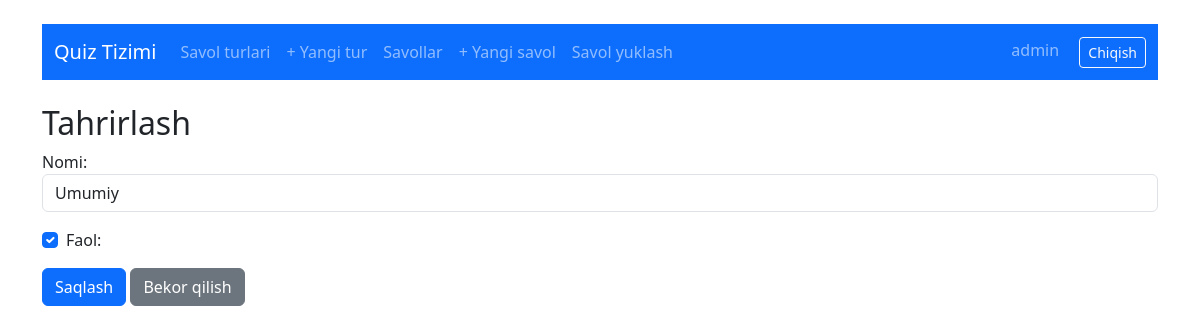
Before: /quiz/quiztypes/1/edit/ (signed in) with the older database file.
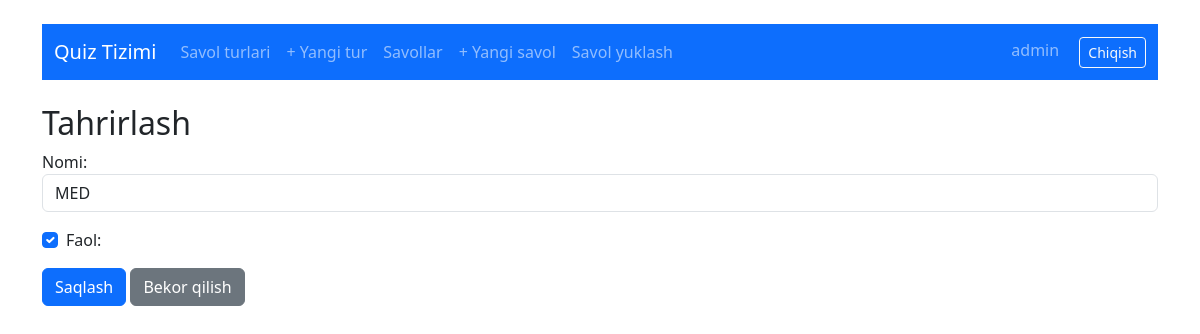
After: the same page with the newer database file.
### quiz/models.py (models this page shows, shortened)
class QuizType(models.Model):
    name = models.CharField(max_length=200)
    is_active = models.BooleanField(default=True)

### quiz/views.py (the view, shortened to what this page needs)
# urls.py: path('quiztypes/<int:pk>/edit/', views.QuizTypeUpdateView.as_view(), name='quiztype_edit'),
class QuizTypeUpdateView(SuperuserRequiredMixin, SuccessMessageMixin, UpdateView):
    model = QuizType
    form_class = QuizTypeForm
    template_name = 'quiz/quiztype_form.html'
    success_url = reverse_lazy('quiztype_list')
    success_message = "Quiz turi muvaffaqiyatli yangilandi!"

### quiz/forms.py
class QuizTypeForm(forms.ModelForm):
    class Meta:
        model = QuizType
        fields = ['name', 'is_active']
        widgets = {
            'name': forms.TextInput(attrs={'class': 'form-control', 'placeholder': 'Quiz turi nomi'}),
            'is_active': forms.CheckboxInput(attrs={'class': 'form-check-input'}),
        }
        labels = {
            'name': 'Nomi',
            'is_active': 'Faol',
        }

### quiz/views.py (called while the page is built)
    def test_func(self):
        return self.request.user.is_superuser

### quiz/templates/quiz/quiztype_form.html (shortened to what this page needs)
{% extends 'quiz/base.html' %}
{% block content %}
<h2>{% if form.instance.pk %}Tahrirlash{% else %}Yangi Quiz Turi{% endif %}</h2>
<form method="post">
    <div class="mb-3">
        {{ form.name.label_tag }}
        {{ form.name }}
    </div>
    <div class="form-check mb-3">
        {{ form.is_active }}
        {{ form.is_active.label_tag }}
    </div>
    <button type="submit" class="btn btn-primary">Saqlash</button>
    <a href="{% url 'quiztype_list' %}" class="btn btn-secondary">Bekor qilish</a>
</form>
{% endblock %}

Changed rows visible on the page:
changed QuizType: name "Umumiy" → "MED"
